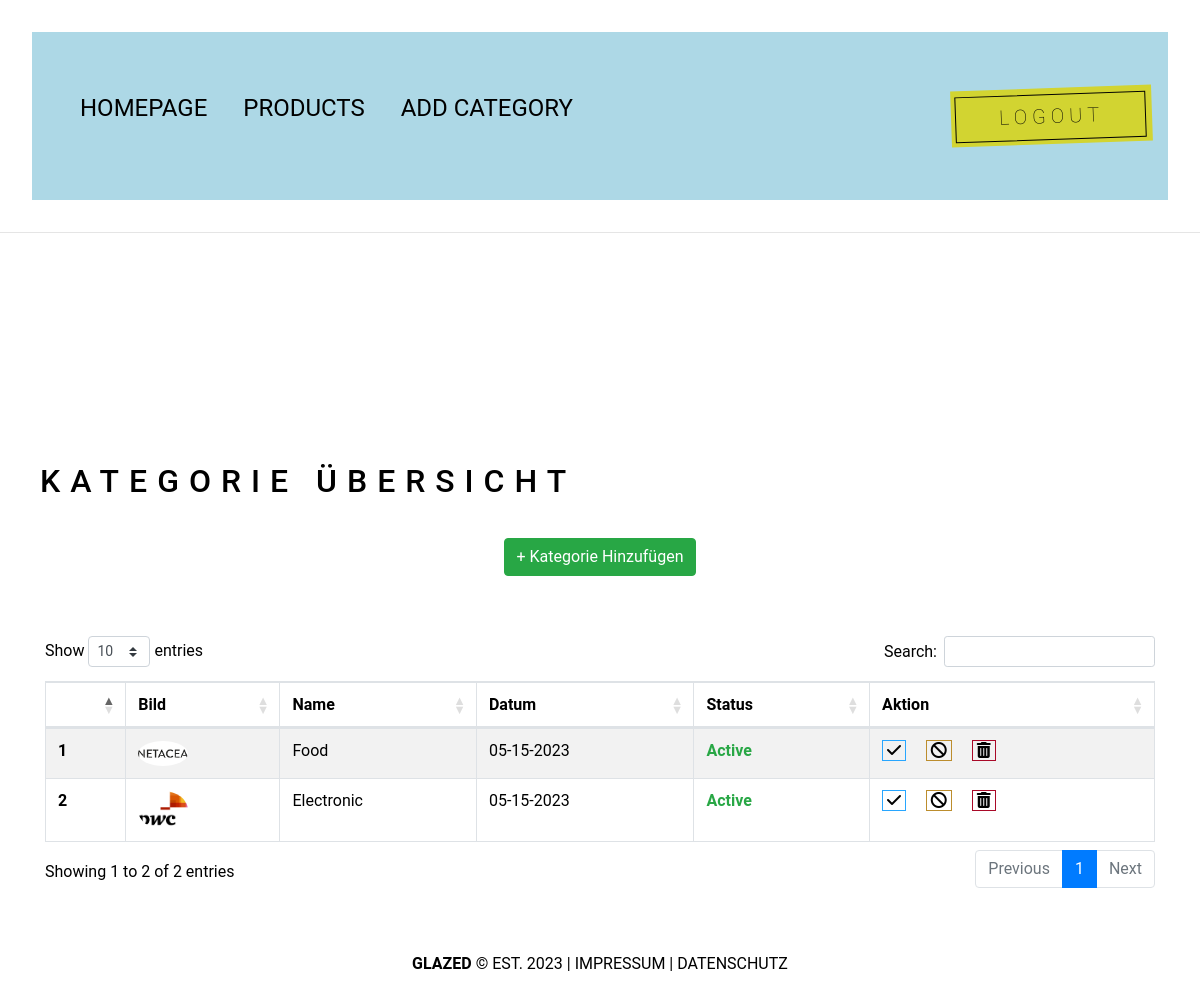
The app's page /BACKEND/root/admin/pages/view_category.php?status=true (signed in), older data.
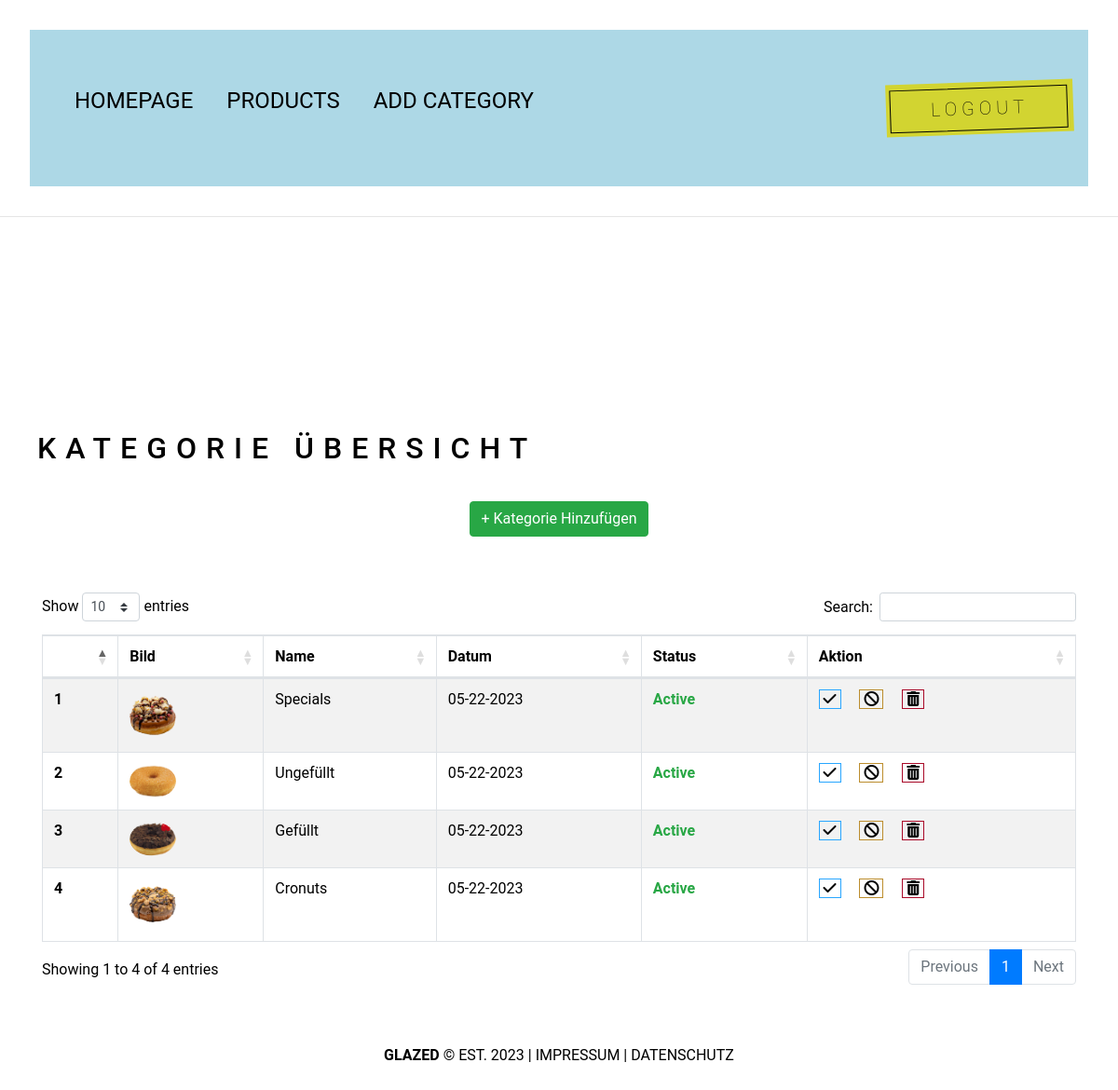
The same page, newer data.
### tables this page shows
CREATE TABLE `category` (
  `id` int(11) NOT NULL,
  `name` varchar(225) NOT NULL,
  `img` varchar(225) NOT NULL,
  `date` varchar(2225) NOT NULL,
  `status` varchar(225) NOT NULL
);

### BACKEND/root/admin/pages/view_category.php (the view, shortened to what this page needs)
<?php
include "functions.php";
include "header.php";
?>
<link rel="stylesheet" href="https://cdnjs.cloudflare.com/ajax/libs/twitter-bootstrap/4.5.2/css/bootstrap.css">
<link rel="stylesheet" href="https://cdn.datatables.net/1.13.4/css/dataTables.bootstrap4.min.css">
<h2>KATEGORIE ÜBERSICHT</h2>
<div style="text-align: center; margin-bottom: 60px;">
    <a href="category.php" class="btn btn-success">+ Kategorie Hinzufügen</a>
</div>
<div class="container">
    <div class="row">
        <div class="col-12">
        <table id="example" class="table table-striped table-bordered" style="width:100%">
        <thead>
            <tr>
                <th></th>
                <th>Bild</th>
                <th>Name</th>
                <th>Datum</th>
                <th>Status</th>
                <th>Aktion</th>
            </tr>
        </thead>
        <tbody>
            <?php
                $sn = 1;
                $sql = "SELECT * FROM `category` ORDER BY `id` DESC";
                $result = $db_connect->query($sql);
                if ($result->num_rows > 0) {
                    while($row = $result->fetch_assoc()) {
                        $status = $row['status'];
                        if($status == "1"){
                            $status = "<b class='text-success'>Active</b>";
                        }else{
                            $status = "<b class='text-danger'>Blocked</b>";
                        }
                        echo '
                        <tr>
                                <th>'.$sn.'</th>
                                <td><img src="../../assets/img/category/'.$row['img'].'" style="width:50px;  border-radius:50%;"></td>
                                <td>'.$row['name'].'</td>
                                <td>'.$row['date'].'</td>
                                <td>'.$status.'</td>
                                <td>
                                    <a href="category_status.php?status=1&id='.$row['id'].'" style="border:solid 1px #28a6ff;">&nbsp;<i class="fa fa-check"></i>&nbsp;</a> &nbsp; &nbsp;
                                    <a href="category_status.php?status=0&id='.$row['id'].'" style="border:solid 1px #bc8d2d; color:#bc8d2d;">&nbsp;<i class="fa fa-ban"></i>&nbsp;</a> &nbsp; &nbsp;
                                    <a href="delete_category.php?id='.$row['id'].'&img='.$row['img'].'" style="border:solid 1px #a90928; color:#a90928;">&nbsp;<i class="fa fa-trash"></i>&nbsp;</a>
                                </td>
                        </tr>
                        ';
                    $sn++;}
                }
            ?>
        </tbody>
    </table>
        </div>
    </div>
</div>
<div class="text-center">
<?php
include "footer.php";
?></div>

### BACKEND/root/admin/pages/header.php (shortened to what this page needs)
<!DOCTYPE html>
<html lang="de">
<head>
    <link rel="stylesheet" href="../../../css/admin.css">
    <link rel="stylesheet" href="https://cdn.jsdelivr.net/npm/bootstrap@4.6.2/dist/css/bootstrap.min.css">
</head>
<body>
    <header>
        <nav id="header-nav">
            <ul class="nav-link">
                <li><a href="index.php" class="active">HOMEPAGE</a></li>
                <li><a href="product.php">PRODUCTS</a></li>
                <li><a href="category.php">ADD CATEGORY</a></li>
            </ul>
            <a href="logout.php"><button class="btn-nav" id="logout-btn">LOGOUT</button></a>
        </nav>
        <hr>
    </header>

### BACKEND/root/admin/pages/footer.php (shortened to what this page needs)
<footer>
        <div>
            <span>
                <strong>GLAZED</strong> &copy; EST. 2023
                <a href="#" target="_blank">| IMPRESSUM |</a>
                <a href="#" target="_blank">DATENSCHUTZ</a>
            </span>
		</div>
    </footer>
</body>
</html>

### BACKEND/css/admin.css (style rules this page uses)
* { margin: 0; padding: 0; box-sizing: border-box; line-height: normal; font-family: 'roboto'; color: var(--color-dark); }
:root { --color-hotpink: #e43da1ef; --color-white: #fff; --color-button: #d2d431; --color-black: #11101038; --color-dark: #000; }
html, body { width: 100vw; height: 100vh; scroll-behavior: smooth; font-family: 'roboto'; }
h2 { font-size: 3rem; font-weight: lighter; padding: 30px 20px; margin: 20px; letter-spacing: 10px; text-transform: uppercase; font-family: 'roboto'; }
ul li, span { list-style: none; }
a { text-decoration: none; }
header { height: 400px; }
.nav-link li { display: inline-block; padding: 0 1rem; font-size: 1.5rem; text-align: left; }
.nav-link li a { color: var(--color-dark); transition: all .3s ease 0s; text-decoration: none; }
#header-nav { display: flex; justify-content: space-between; align-items: center; margin: 2rem; padding: 1rem; background-color: lightblue; }
.btn-nav { margin: 40px auto; padding: 1rem 2rem; text-transform: uppercase; background-color: var(--color-button); border: none; color: #000000; display: flex; letter-spacing: 5px; font-size: 1rem; font-weight: lighter; justify-content: center; line-height: 2rem; position: relative; text-align: center; position: relative; cursor: pointer; transform: rotate(-2deg); user-select: none; -webkit-user-select: none; touch-action: manipulation; }
.btn-nav:after { content: ''; position: absolute; border: 1px solid #000000; bottom: 4px; left: 4px; width: calc(100% - 10px); height: calc(100% - 10px); text-decoration: none; }
@media (min-width: 768px) { .btn-nav { padding: .75rem 3rem; font-size: 1.25rem; } }
footer { display: flex; justify-content: center; padding: 2rem; margin: 2rem auto; align-items: center; width: 100%; max-width: 1400px; }
footer a { color: var(--color-dark); transition: all .3s ease 0s; }

Row changes from the older to the newer data that the page shows:
removed category: img (picture), name "Food", date "05-15-2023", status "Active"
removed category: img (picture), name "Electronic", date "05-15-2023", status "Active"
added category: img (picture), name "Specials", date "05-22-2023", status "Active"
added category: img (picture), name "Ungefüllt", date "05-22-2023", status "Active"
added category: img (picture), name "Gefüllt", date "05-22-2023", status "Active"
added category: img (picture), name "Cronuts", date "05-22-2023", status "Active"
Text that changed along with them:
text written by a page script: "Show entries Search: Showing 1 to 2 of 2 entries Previous 1 Next" → "Show entries Search: Showing 1 to 4 of 4 entries Previous 1 Next"
